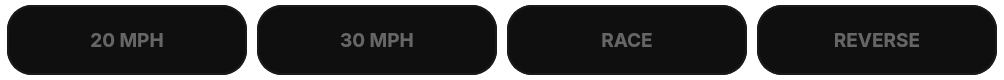
     <widget class="QFrame" name="modeFrame">
      <property name="geometry">
       <rect>
        <x>10</x>
        <y>370</y>
        <width>1004</width>
        <height>80</height>
       </rect>
      </property>
      <property name="styleSheet">
       <string notr="true">QFrame {
    background: transparent;
    border: none;
}</string>
      </property>
      <widget class="QFrame" name="wifeMode">
       <property name="geometry">
        <rect>
         <x>7</x>
         <y>5</y>
         <width>240</width>
         <height>70</height>
        </rect>
       </property>
       <property name="styleSheet">
        <string notr="true">QFrame {
    background: #0f0f0f;
    border: 2px solid #1a1a1a;
    border-radius: 25px;
}
QFrame[active=&quot;true&quot;] {
    border: 2px solid #ff88ff;
}</string>
       </property>
       <widget class="QLabel" name="wifeModeLabel">
        <property name="geometry">
         <rect>
          <x>0</x>
          <y>0</y>
          <width>240</width>
          <height>70</height>
         </rect>
        </property>
        <property name="font">
         <font>
          <family>-apple-system</family>
          <pointsize>14</pointsize>
          <bold>true</bold>
         </font>
        </property>
        <property name="styleSheet">
         <string notr="true">color: #666666;</string>
        </property>
        <property name="text">
         <string>20 MPH</string>
        </property>
        <property name="alignment">
         <set>Qt::AlignCenter</set>
        </property>
       </widget>
      </widget>
      <widget class="QFrame" name="fastMode">
       <property name="geometry">
        <rect>
         <x>257</x>
         <y>5</y>
         <width>240</width>
         <height>70</height>
        </rect>
       </property>
       <property name="styleSheet">
        <string notr="true">QFrame {
    background: #0f0f0f;
    border: 2px solid #1a1a1a;
    border-radius: 25px;
}
QFrame[active=&quot;true&quot;] {
    border: 2px solid #00d4ff;
}</string>
       </property>
       <widget class="QLabel" name="fastModeLabel">
        <property name="geometry">
         <rect>
          <x>0</x>
          <y>0</y>
          <width>240</width>
          <height>70</height>
         </rect>
        </property>
        <property name="font">
         <font>
          <family>-apple-system</family>
          <pointsize>14</pointsize>
          <bold>true</bold>
         </font>
        </property>
        <property name="styleSheet">
         <string notr="true">color: #666666;</string>
        </property>
        <property name="text">
         <string>30 MPH</string>
        </property>
        <property name="alignment">
         <set>Qt::AlignCenter</set>
        </property>
       </widget>
      </widget>
      <widget class="QFrame" name="warpMode">
       <property name="geometry">
        <rect>
         <x>507</x>
         <y>5</y>
         <width>240</width>
         <height>70</height>
        </rect>
       </property>
       <property name="styleSheet">
        <string notr="true">QFrame {
    background: #0f0f0f;
    border: 2px solid #1a1a1a;
    border-radius: 25px;
}
QFrame[active=&quot;true&quot;] {
    border: 2px solid #ff00ff;
}</string>
       </property>
       <widget class="QLabel" name="warpModeLabel">
        <property name="geometry">
         <rect>
          <x>0</x>
          <y>0</y>
          <width>240</width>
          <height>70</height>
         </rect>
        </property>
        <property name="font">
         <font>
          <family>-apple-system</family>
          <pointsize>14</pointsize>
          <bold>true</bold>
         </font>
        </property>
        <property name="styleSheet">
         <string notr="true">color: #666666;</string>
        </property>
        <property name="text">
         <string>RACE</string>
        </property>
        <property name="alignment">
         <set>Qt::AlignCenter</set>
        </property>
       </widget>
      </widget>
      <widget class="QFrame" name="reverseMode">
       <property name="geometry">
        <rect>
         <x>757</x>
         <y>5</y>
         <width>240</width>
         <height>70</height>
        </rect>
       </property>
       <property name="styleSheet">
        <string notr="true">QFrame {
    background: #0f0f0f;
    border: 2px solid #1a1a1a;
    border-radius: 25px;
}
QFrame[active=&quot;true&quot;] {
    border: 2px solid #ff4444;
}</string>
       </property>
       <widget class="QLabel" name="reverseModeLabel">
        <property name="geometry">
         <rect>
          <x>0</x>
          <y>0</y>
          <width>240</width>
          <height>70</height>
         </rect>
        </property>
        <property name="font">
         <font>
          <family>-apple-system</family>
          <pointsize>14</pointsize>
          <bold>true</bold>
         </font>
        </property>
        <property name="styleSheet">
         <string notr="true">color: #666666;</string>
        </property>
        <property name="text">
         <string>REVERSE</string>
        </property>
        <property name="alignment">
         <set>Qt::AlignCenter</set>
        </property>
       </widget>
      </widget>
     </widget>
